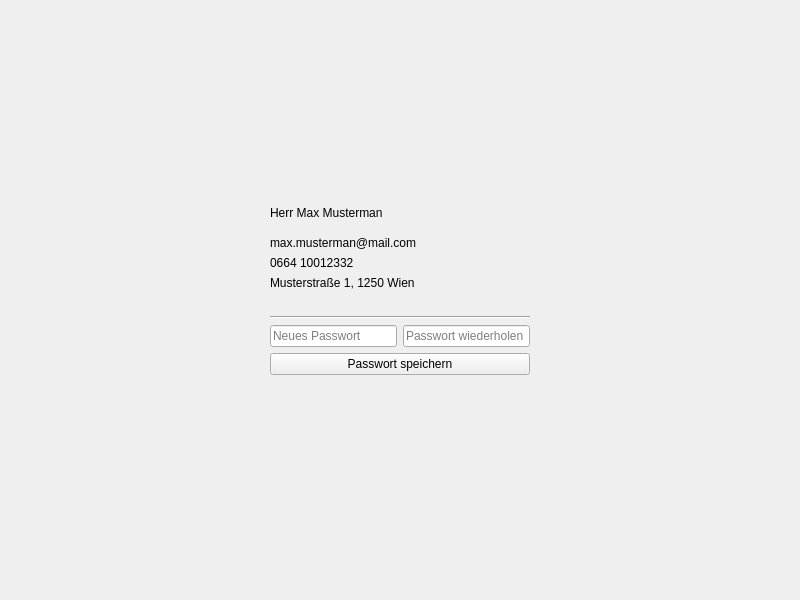
<?xml version="1.0" encoding="UTF-8"?>
<ui version="4.0">
 <class>Account</class>
 <widget class="QWidget" name="Account">
  <property name="geometry">
   <rect>
    <x>0</x>
    <y>0</y>
    <width>800</width>
    <height>600</height>
   </rect>
  </property>
  <property name="windowTitle">
   <string>Form</string>
  </property>
  <layout class="QHBoxLayout" name="horizontalLayout_2">
   <item>
    <spacer name="horizontalSpacer">
     <property name="orientation">
      <enum>Qt::Horizontal</enum>
     </property>
     <property name="sizeHint" stdset="0">
      <size>
       <width>40</width>
       <height>20</height>
      </size>
     </property>
    </spacer>
   </item>
   <item>
    <layout class="QVBoxLayout" name="verticalLayout">
     <item>
      <spacer name="verticalSpacer">
       <property name="orientation">
        <enum>Qt::Vertical</enum>
       </property>
       <property name="sizeType">
        <enum>QSizePolicy::MinimumExpanding</enum>
       </property>
       <property name="sizeHint" stdset="0">
        <size>
         <width>20</width>
         <height>60</height>
        </size>
       </property>
      </spacer>
     </item>
     <item>
      <layout class="QVBoxLayout" name="verticalLayout_3">
       <item>
        <widget class="QLabel" name="account_name">
         <property name="text">
          <string>Herr Max Musterman</string>
         </property>
         <property name="text_type" stdset="0">
          <string>heading</string>
         </property>
        </widget>
       </item>
       <item>
        <spacer name="verticalSpacer_5">
         <property name="orientation">
          <enum>Qt::Vertical</enum>
         </property>
         <property name="sizeType">
          <enum>QSizePolicy::Maximum</enum>
         </property>
         <property name="sizeHint" stdset="0">
          <size>
           <width>20</width>
           <height>10</height>
          </size>
         </property>
        </spacer>
       </item>
       <item>
        <widget class="QLabel" name="account_email">
         <property name="text">
          <string>max.musterman@mail.com</string>
         </property>
         <property name="text_type" stdset="0">
          <string>subheading</string>
         </property>
        </widget>
       </item>
       <item>
        <widget class="QLabel" name="account_tel">
         <property name="text">
          <string>0664 10012332</string>
         </property>
         <property name="text_type" stdset="0">
          <string>subheading</string>
         </property>
        </widget>
       </item>
       <item>
        <widget class="QLabel" name="account_adresse">
         <property name="text">
          <string>Musterstraße 1, 1250 Wien</string>
         </property>
         <property name="text_type" stdset="0">
          <string>subheading</string>
         </property>
        </widget>
       </item>
      </layout>
     </item>
     <item>
      <spacer name="verticalSpacer_4">
       <property name="orientation">
        <enum>Qt::Vertical</enum>
       </property>
       <property name="sizeType">
        <enum>QSizePolicy::Preferred</enum>
       </property>
       <property name="sizeHint" stdset="0">
        <size>
         <width>20</width>
         <height>20</height>
        </size>
       </property>
      </spacer>
     </item>
     <item>
      <widget class="Line" name="line">
       <property name="orientation">
        <enum>Qt::Horizontal</enum>
       </property>
      </widget>
     </item>
     <item>
      <layout class="QVBoxLayout" name="verticalLayout_2">
       <item>
        <layout class="QHBoxLayout" name="horizontalLayout_3">
         <item>
          <widget class="QLineEdit" name="passwort_input">
           <property name="echoMode">
            <enum>QLineEdit::Password</enum>
           </property>
           <property name="placeholderText">
            <string>Neues Passwort</string>
           </property>
           <property name="input_type" stdset="0">
            <string>text</string>
           </property>
          </widget>
         </item>
         <item>
          <widget class="QLineEdit" name="passwort2_input">
           <property name="echoMode">
            <enum>QLineEdit::Password</enum>
           </property>
           <property name="placeholderText">
            <string>Passwort wiederholen</string>
           </property>
           <property name="input_type" stdset="0">
            <string>text</string>
           </property>
          </widget>
         </item>
        </layout>
       </item>
       <item>
        <widget class="QPushButton" name="button">
         <property name="cursor">
          <cursorShape>PointingHandCursor</cursorShape>
         </property>
         <property name="text">
          <string>Passwort speichern</string>
         </property>
         <property name="button_type" stdset="0">
          <string>primary</string>
         </property>
        </widget>
       </item>
      </layout>
     </item>
     <item>
      <widget class="QLabel" name="error_text">
       <property name="text">
        <string/>
       </property>
      </widget>
     </item>
     <item>
      <spacer name="verticalSpacer_2">
       <property name="orientation">
        <enum>Qt::Vertical</enum>
       </property>
       <property name="sizeType">
        <enum>QSizePolicy::Expanding</enum>
       </property>
       <property name="sizeHint" stdset="0">
        <size>
         <width>20</width>
         <height>20</height>
        </size>
       </property>
      </spacer>
     </item>
    </layout>
   </item>
   <item>
    <layout class="QHBoxLayout" name="horizontalLayout"/>
   </item>
   <item>
    <spacer name="horizontalSpacer_2">
     <property name="orientation">
      <enum>Qt::Horizontal</enum>
     </property>
     <property name="sizeHint" stdset="0">
      <size>
       <width>40</width>
       <height>20</height>
      </size>
     </property>
    </spacer>
   </item>
  </layout>
 </widget>
 <resources/>
 <connections/>
</ui>
